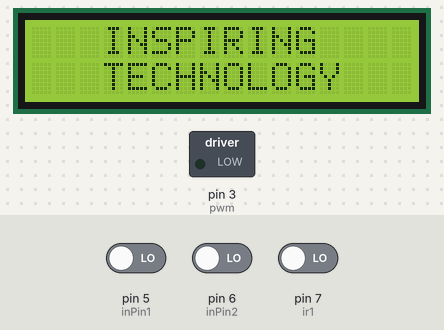
Bench run of a sketch on a simulated Arduino Uno, built with avr-gcc and run on an emulated ATmega328P. On the bench: 16×2 character LCD, switched loads named in the sketch (green lamp = pin HIGH). The inputs (shaded band) are chosen by the test bench; at power-on: pin 5 (inPin1) LOW, pin 6 (inPin2) LOW, pin 7 (ir1) LOW.

Above: at 2.1 s.
At 5.2 s:
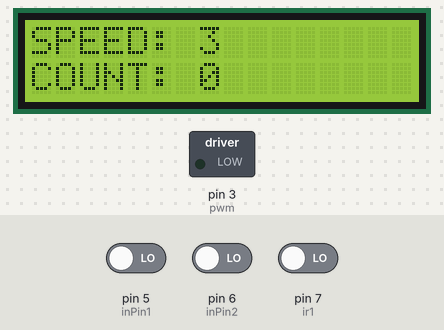
5.3 s: pin 5 (inPin1) driven HIGH
At 6.5 s:
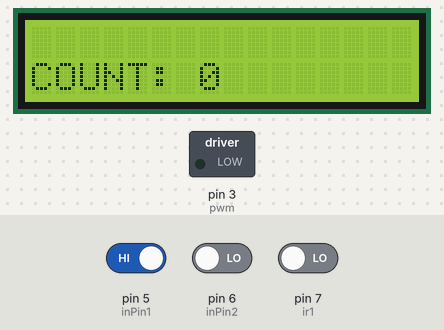
7.5 s: pin 6 (inPin2) driven HIGH
At 8.2 s:
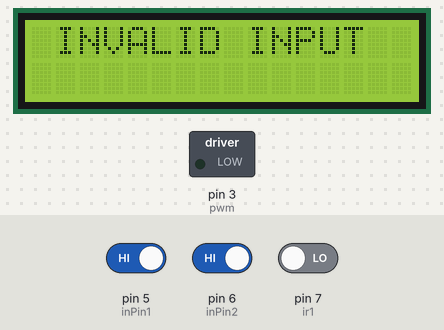
9.0 s: pin 5 (inPin1) driven LOW
At 10.8 s:
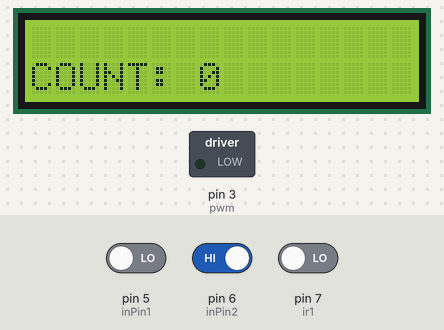
12.0 s: pin 6 (inPin2) driven LOW
Timing chart, 0 to 14.5 s (numbered marks = the images above; inputs shaded):
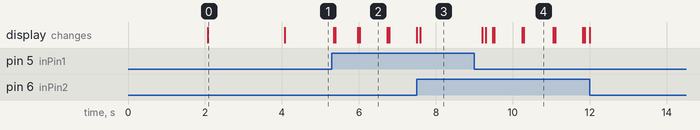

Measured:
- after the input at 5.3 s, the display: first changes at once (image 2 shows a later state)
- after the input at 7.5 s, the display: first differs from a run without the input after 0.09 s (image 3)
- after the input at 9.0 s, the display: first changes after 0.20 s (image 4 shows a later state)
- what the display in image 0 shows lasts 2.0 s, from 2.1 s to 4.1 s
- what the display in image 2 shows lasts 0.7 s, from 6.0 s to 6.7 s
- what the display in image 4 shows lasts 0.8 s, from 10.3 s to 11.1 s

The sketch:

Optimized_NEW.ino
```cpp
#include <LiquidCrystal.h>
#define speed1 225
#define speed2 240
#define speed3 255

LiquidCrystal lcd(2,4,9,10,11,12);
int pwm =     3;               // assigns pin 10 to variable pwm
int inPin1 =  5;                // assigns pin 6 to pushbutton 1
int inPin2 =  6;                // assigns pin 7 to pushbutton 2
int ir1 =     7;                // assigns pin 8 to IR Sensor Front 1
int ir2 =     8;                // assigns pin 9 to IR Sensor Front 2
int ir3 =     13;               // assigns pin 13 to IR Sensor Motor

int val1 = 0;          // variable for reading the pin status button 1
int val2 = 0;          // variable for reading the pin status button 2

int state= 3;          // variable for getting status of speed
int count = 0;         // variable for rotation count

long lastDebounceTime1 = 0;  // the last time the switch1 was pressed
long lastDebounceTime2 = 0;  // the last time the switch2 was pressed
long debounceDelay = 40;    // the debounce time; increase if the output is still sensitive

void setup()
{
  lcd.begin(16, 2);
  pinMode(ir1, INPUT);           // declare IR- Packet as input
  pinMode(ir2, INPUT);           // declare IR- Packet as input
  pinMode(ir3, INPUT);           // declare IR-Motor as input
  pinMode(inPin1, INPUT);        // declare pushbutton as input
  pinMode(inPin2, INPUT);        // declare pushbutton as input
  pinMode(pwm, OUTPUT);          // declares pin 10 as output

  lcd.print("     PROTO      ");
  delay(2000);
  lcd.clear();
  lcd.print("   INSPIRING    ");
  lcd.setCursor(0, 1);
  lcd.print("   TECHNOLOGY   ");
  delay(2000);
  lcd.clear();
  lcd.setCursor(0, 0);
  lcd.print("SPEED: ");lcd.print(state);
  lcd.setCursor(0, 1);
  lcd.print("COUNT: ");lcd.print(count);
}

void loop()
{
val1 = digitalRead(inPin1);
val2 = digitalRead(inPin2);

  if (val1 != 0) {
    lastDebounceTime1 = millis(); // reset the debouncing timer
    while((millis() - lastDebounceTime1) < debounceDelay);
  }

  if (val2 != 0) {
    lastDebounceTime2 = millis(); // reset the debouncing timer
    while((millis() - lastDebounceTime2) < debounceDelay);
   }


//pushButton programming--------------------------------------
  if(val1 == HIGH && val2 == LOW )  {
     if(state == 3) {

          lcd.clear();
          lcd.setCursor(0, 0);
          lcd.print("SPEED: ");lcd.print(state);lcd.print(" MAX");
          lcd.setCursor(0, 1);
          lcd.print("COUNT: ");lcd.print(count);
     }

     else  {
          state++;
          PrintMessage();
     }
  }


  else if(val1 == LOW && val2 == HIGH ) {
    if(state == 1)  {

          lcd.clear();
          lcd.setCursor(0, 0);
          lcd.print("SPEED: ");lcd.print(state);lcd.print(" MIN");
          lcd.setCursor(0, 1);
          lcd.print("COUNT: ");lcd.print(count);
    }

    else {
          state--;
          PrintMessage();
    }
  }

  else if(val1 == HIGH && val2 == HIGH ) {
          lcd.clear();
          lcd.print(" INVALID INPUT ");
          delay(100);
  }

rapid();
analogWrite(pwm, 0);
}

void rapid(){
int Set_speed=0;
if (state == 1) Set_speed=speed1;
if (state == 2) Set_speed=speed2;
if (state == 3) Set_speed=speed3;

  if( (digitalRead(ir1) == HIGH) && (digitalRead(ir2) == HIGH) )
  {
      PrintMessage();
      analogWrite(pwm, Set_speed);
      while(1){
       if (digitalRead(ir3) == 1) break;
      }

           count++;
           analogWrite(pwm, 0);
           lcd.setCursor(0, 1);
           lcd.print("COUNT: ");lcd.print(count);
        while( (digitalRead(ir1) == HIGH) && (digitalRead(ir2) == HIGH) )
          analogWrite(pwm, 0);
  }
}

void PrintMessage(){

  lcd.clear();
  lcd.setCursor(0, 0);
  lcd.print("SPEED: ");lcd.print(state);
  lcd.setCursor(0, 1);
  lcd.print("COUNT: ");lcd.print(count);

}
```
